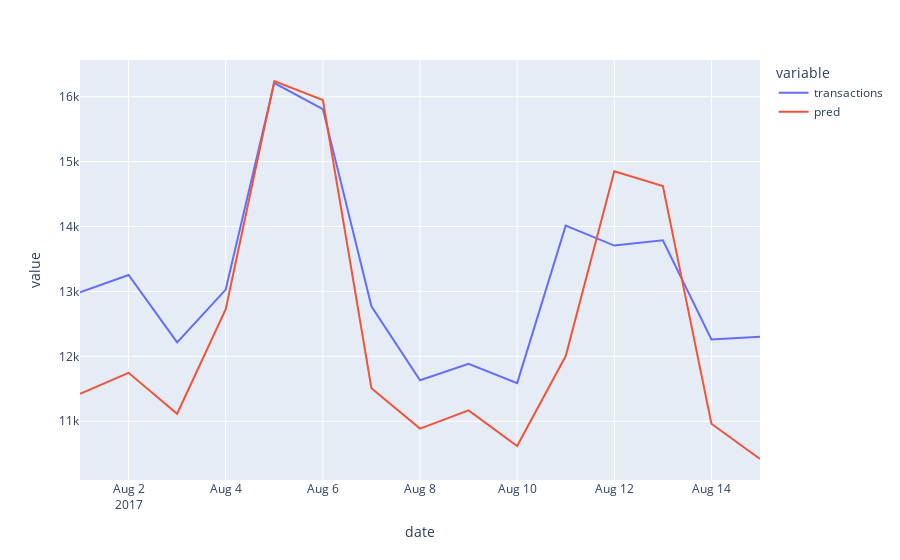

Notebook cell for this chart:
### Markdown cell above
### Holt Winter's model

### Code cell
model = ExponentialSmoothing(endog=temp['transactions'], trend='add', seasonal='add', use_boxcox=True,
                                seasonal_periods=7).fit(optimized=True)
temp_val['pred'] = model.forecast(15).values
px.line(data_frame=temp_val.melt(id_vars='date'), x='date', y='value', color='variable')

### Figure 1 — Plotly figure (JSON) as saved in the notebook; plotly's stock layout.template omitted (floating-point values rounded to 4 significant figures)
{"data": [{"hovertemplate": "variable=transactions<br>date=%{x}<br>value=%{y}<extra></extra>", "legendgroup": "transactions", "line": {"color": "#636efa", "dash": "solid"}, "marker": {"symbol": "circle"}, "mode": "lines", "name": "transactions", "orientation": "v", "showlegend": true, "type": "scatter", "x": ["2017-08-01T00:00:00", "2017-08-02T00:00:00", "2017-08-03T00:00:00", "2017-08-04T00:00:00", "2017-08-05T00:00:00", "2017-08-06T00:00:00", "2017-08-07T00:00:00", "2017-08-08T00:00:00", "2017-08-09T00:00:00", "2017-08-10T00:00:00", "2017-08-11T00:00:00", "2017-08-12T00:00:00", "2017-08-13T00:00:00", "2017-08-14T00:00:00", "2017-08-15T00:00:00"], "xaxis": "x", "y": [12986, 13253, 12215, 13029, 16211, 15810, 12772, 11633, 11887, 11588, 14014, 13707, 13787, 12259, 12304], "yaxis": "y"}, {"hovertemplate": "variable=pred<br>date=%{x}<br>value=%{y}<extra></extra>", "legendgroup": "pred", "line": {"color": "#EF553B", "dash": "solid"}, "marker": {"symbol": "circle"}, "mode": "lines", "name": "pred", "orientation": "v", "showlegend": true, "type": "scatter", "x": ["2017-08-01T00:00:00", "2017-08-02T00:00:00", "2017-08-03T00:00:00", "2017-08-04T00:00:00", "2017-08-05T00:00:00", "2017-08-06T00:00:00", "2017-08-07T00:00:00", "2017-08-08T00:00:00", "2017-08-09T00:00:00", "2017-08-10T00:00:00", "2017-08-11T00:00:00", "2017-08-12T00:00:00", "2017-08-13T00:00:00", "2017-08-14T00:00:00", "2017-08-15T00:00:00"], "xaxis": "x", "y": [11420.0, 11750.0, 11120.0, 12730.0, 16240.0, 15950.0, 11510.0, 10890.0, 11170.0, 10620.0, 12010.0, 14850.0, 14620.0, 10960.0, 10420.0], "yaxis": "y"}], "layout": {"legend": {"title": {"text": "variable"}, "tracegroupgap": 0}, "margin": {"t": 60}, "xaxis": {"anchor": "y", "domain": [0, 1], "title": {"text": "date"}}, "yaxis": {"anchor": "x", "domain": [0, 1], "title": {"text": "value"}}}}
